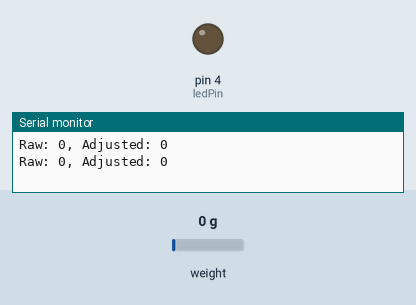
Bench run of a sketch on a simulated Arduino Leonardo, built with avr-gcc and run on an emulated ATmega32U4. On the bench: output pins drawn as LEDs (lit = HIGH), the last lines printed to the serial monitor. The test bench sets the inputs (shaded band); at power-on: weight on the scale 0 g. USB keyboard and mouse output is not drawn.

Above: at 2.2 s.
2.3 s: weight on the scale set to 280 g
3.8 s: weight on the scale set to 311 g
At 4.2 s:
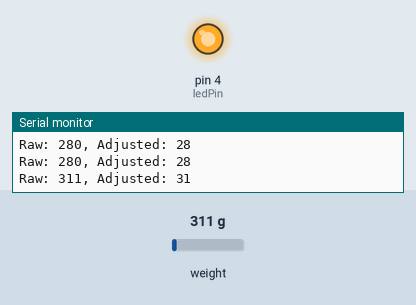
5.3 s: weight on the scale set to 100 g
At 6.6 s:
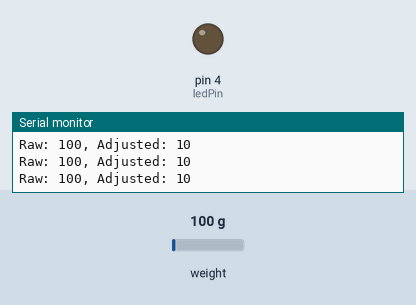
6.9 s: weight on the scale set to 1250 g
At 8.2 s:
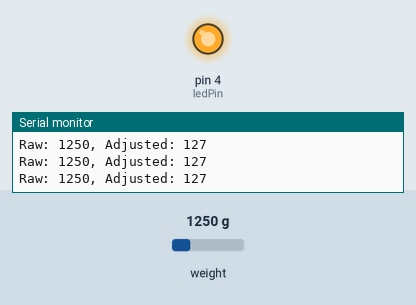
Timing chart, 0 to 9.5 s (numbered marks = the images above; inputs shaded):
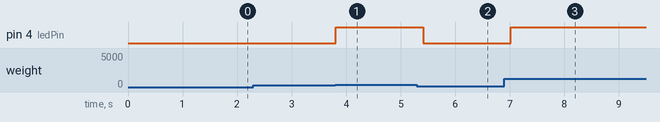

The sketch:

Handbrake.ino
```cpp
#include <HX711.h>
#include <Joystick.h>

// Pinning.
const int dataPin = 3;
const int clockPin = 2;
const int ledPin = 4;

// Load cell settings.
const int loadSamples = 4;
const float loadScale = 400.f; // If scale is too low, there's a short overflow.
const long loadOffset = 90;

// LED settings.
const int ledThreshold = 30;

HX711 loadCell;
Joystick_ Joystick;

void setup() {
  // Setup indicator LED.
  pinMode(ledPin, OUTPUT);

  // Setup load cell.
  loadCell.begin(dataPin, clockPin);
  loadCell.set_scale(loadScale);
  loadCell.set_offset(loadOffset);
  loadCell.tare();

  Joystick.begin();
}

void loop() {
  // Get scaled and offset value.
  int raw = loadCell.get_units(loadSamples);

  // Map load cell output to intended range.
  int value = map(raw, 0, 2500, 0, 255);

  // Turn LED on when there is load; off otherwise.
  if (value >= ledThreshold) {
    digitalWrite(ledPin, HIGH);
  }
  else {
    digitalWrite(ledPin, LOW);
  }

  Serial.print("Raw: ");
  Serial.print(raw);
  Serial.print(", Adjusted: ");
  Serial.println(value);

  // Set the throttle value the mapped.
  Joystick.setThrottle(value);
}
```

Measured:
- the behaviour switches between 294 and 295 g on weight on the scale (found by bisection; images 0 and 1)
- after the input at 3.8 s, pin 4 (ledPin): LOW → HIGH at once
- after the input at 5.3 s, pin 4 (ledPin): HIGH → LOW after 0.11 s
- after the input at 6.9 s, pin 4 (ledPin): LOW → HIGH after 0.12 s
